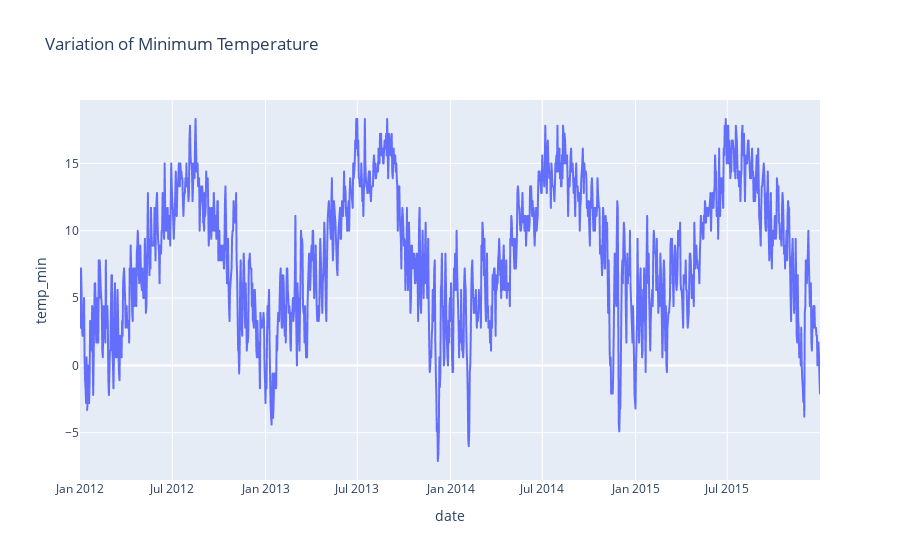

The notebook cell saved with this chart:
### Code cell
px.line(data_frame = df,
       x = 'date',
       y = 'temp_min', 
       title = 'Variation of Minimum Temperature')

### Figure 1 — Plotly figure (JSON) as saved in the notebook; plotly's stock layout.template omitted (floating-point values rounded to 4 significant figures; data arrays with more than 128 entries replaced by an {"elided": "..."} marker saying what was removed)
{"data": [{"hovertemplate": "date=%{x}<br>temp_min=%{y}<extra></extra>", "legendgroup": "", "line": {"color": "#636efa", "dash": "solid"}, "marker": {"symbol": "circle"}, "mode": "lines", "name": "", "showlegend": false, "type": "scattergl", "x": {"elided": "1461 str values"}, "xaxis": "x", "y": {"elided": "1461 float values"}, "yaxis": "y"}], "layout": {"autosize": true, "dragmode": "zoom", "legend": {"tracegroupgap": 0}, "title": {"text": "Variation of Minimum Temperature"}, "xaxis": {"anchor": "y", "autorange": true, "domain": [0, 1], "range": ["2012-01-01", "2015-12-31"], "title": {"text": "date"}, "type": "date"}, "yaxis": {"anchor": "x", "autorange": true, "domain": [0, 1], "range": [-8.511, 19.71], "title": {"text": "temp_min"}, "type": "linear"}}}
